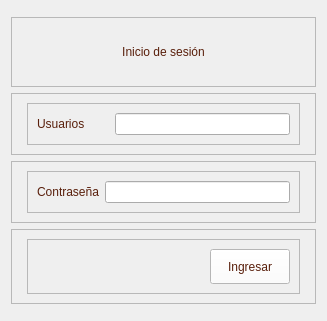
         <widget class="QWidget" name="page_inicio_sesion">
          <layout class="QVBoxLayout" name="verticalLayout_14">
           <item>
            <widget class="QFrame" name="frame_3">
             <property name="frameShape">
              <enum>QFrame::StyledPanel</enum>
             </property>
             <property name="frameShadow">
              <enum>QFrame::Raised</enum>
             </property>
            </widget>
           </item>
           <item>
            <widget class="QFrame" name="frame_4">
             <property name="frameShape">
              <enum>QFrame::StyledPanel</enum>
             </property>
             <property name="frameShadow">
              <enum>QFrame::Raised</enum>
             </property>
             <layout class="QVBoxLayout" name="verticalLayout_28">
              <item>
               <widget class="QLabel" name="label_58">
                <property name="minimumSize">
                 <size>
                  <width>0</width>
                  <height>50</height>
                 </size>
                </property>
                <property name="maximumSize">
                 <size>
                  <width>16777215</width>
                  <height>50</height>
                 </size>
                </property>
                <property name="styleSheet">
                 <string notr="true">color: rgb(89, 31, 11);
font: 75 12pt &quot;Open Sans Semibold&quot;</string>
                </property>
                <property name="text">
                 <string>Inicio de sesión</string>
                </property>
                <property name="alignment">
                 <set>Qt::AlignCenter</set>
                </property>
               </widget>
              </item>
             </layout>
            </widget>
           </item>
           <item>
            <widget class="QFrame" name="frame_5">
             <property name="frameShape">
              <enum>QFrame::StyledPanel</enum>
             </property>
             <property name="frameShadow">
              <enum>QFrame::Raised</enum>
             </property>
             <layout class="QHBoxLayout" name="horizontalLayout_3">
              <item>
               <widget class="QFrame" name="frame_15">
                <property name="frameShape">
                 <enum>QFrame::StyledPanel</enum>
                </property>
                <property name="frameShadow">
                 <enum>QFrame::Raised</enum>
                </property>
               </widget>
              </item>
              <item>
               <widget class="QFrame" name="frame_16">
                <property name="minimumSize">
                 <size>
                  <width>100</width>
                  <height>0</height>
                 </size>
                </property>
                <property name="maximumSize">
                 <size>
                  <width>300</width>
                  <height>16777215</height>
                 </size>
                </property>
                <property name="frameShape">
                 <enum>QFrame::StyledPanel</enum>
                </property>
                <property name="frameShadow">
                 <enum>QFrame::Raised</enum>
                </property>
                <layout class="QHBoxLayout" name="horizontalLayout_4">
                 <item>
                  <widget class="QLabel" name="label_4">
                   <property name="styleSheet">
                    <string notr="true">color: rgb(89, 31, 11);
font: 75 10pt &quot;Open Sans Semibold&quot;</string>
                   </property>
                   <property name="text">
                    <string>Usuarios</string>
                   </property>
                  </widget>
                 </item>
                 <item>
                  <widget class="QLineEdit" name="lineEdit_usuarios">
                   <property name="minimumSize">
                    <size>
                     <width>50</width>
                     <height>0</height>
                    </size>
                   </property>
                   <property name="maximumSize">
                    <size>
                     <width>175</width>
                     <height>16777215</height>
                    </size>
                   </property>
                   <property name="styleSheet">
                    <string notr="true">color: rgb(89, 31, 11);
font: 75 10pt &quot;Open Sans Semibold&quot;</string>
                   </property>
                   <property name="alignment">
                    <set>Qt::AlignCenter</set>
                   </property>
                  </widget>
                 </item>
                </layout>
               </widget>
              </item>
              <item>
               <widget class="QFrame" name="frame_17">
                <property name="frameShape">
                 <enum>QFrame::StyledPanel</enum>
                </property>
                <property name="frameShadow">
                 <enum>QFrame::Raised</enum>
                </property>
               </widget>
              </item>
             </layout>
            </widget>
           </item>
           <item>
            <widget class="QFrame" name="frame_6">
             <property name="frameShape">
              <enum>QFrame::StyledPanel</enum>
             </property>
             <property name="frameShadow">
              <enum>QFrame::Raised</enum>
             </property>
             <layout class="QHBoxLayout" name="horizontalLayout_5">
              <item>
               <widget class="QFrame" name="frame_75">
                <property name="frameShape">
                 <enum>QFrame::StyledPanel</enum>
                </property>
                <property name="frameShadow">
                 <enum>QFrame::Raised</enum>
                </property>
               </widget>
              </item>
              <item>
               <widget class="QFrame" name="frame_76">
                <property name="minimumSize">
                 <size>
                  <width>100</width>
                  <height>0</height>
                 </size>
                </property>
                <property name="maximumSize">
                 <size>
                  <width>300</width>
                  <height>16777215</height>
                 </size>
                </property>
                <property name="frameShape">
                 <enum>QFrame::StyledPanel</enum>
                </property>
                <property name="frameShadow">
                 <enum>QFrame::Raised</enum>
                </property>
                <layout class="QHBoxLayout" name="horizontalLayout_10">
                 <item>
                  <widget class="QLabel" name="label_3">
                   <property name="styleSheet">
                    <string notr="true">color: rgb(89, 31, 11);
font: 75 10pt &quot;Open Sans Semibold&quot;</string>
                   </property>
                   <property name="text">
                    <string>Contraseña</string>
                   </property>
                  </widget>
                 </item>
                 <item>
                  <widget class="QLineEdit" name="lineEdit_contrasena">
                   <property name="styleSheet">
                    <string notr="true">color: rgb(89, 31, 11);
font: 75 10pt &quot;Open Sans Semibold&quot;</string>
                   </property>
                   <property name="alignment">
                    <set>Qt::AlignCenter</set>
                   </property>
                  </widget>
                 </item>
                </layout>
               </widget>
              </item>
              <item>
               <widget class="QFrame" name="frame_77">
                <property name="frameShape">
                 <enum>QFrame::StyledPanel</enum>
                </property>
                <property name="frameShadow">
                 <enum>QFrame::Raised</enum>
                </property>
               </widget>
              </item>
             </layout>
            </widget>
           </item>
           <item>
            <widget class="QFrame" name="frame_7">
             <property name="frameShape">
              <enum>QFrame::StyledPanel</enum>
             </property>
             <property name="frameShadow">
              <enum>QFrame::Raised</enum>
             </property>
             <layout class="QHBoxLayout" name="horizontalLayout_6">
              <item>
               <widget class="QFrame" name="frame_78">
                <property name="frameShape">
                 <enum>QFrame::StyledPanel</enum>
                </property>
                <property name="frameShadow">
                 <enum>QFrame::Raised</enum>
                </property>
               </widget>
              </item>
              <item>
               <widget class="QFrame" name="frame_80">
                <property name="maximumSize">
                 <size>
                  <width>300</width>
                  <height>16777215</height>
                 </size>
                </property>
                <property name="frameShape">
                 <enum>QFrame::StyledPanel</enum>
                </property>
                <property name="frameShadow">
                 <enum>QFrame::Raised</enum>
                </property>
                <layout class="QHBoxLayout" name="horizontalLayout_9">
                 <item>
                  <spacer name="horizontalSpacer_10">
                   <property name="orientation">
                    <enum>Qt::Horizontal</enum>
                   </property>
                   <property name="sizeHint" stdset="0">
                    <size>
                     <width>173</width>
                     <height>20</height>
                    </size>
                   </property>
                  </spacer>
                 </item>
                 <item>
                  <widget class="QPushButton" name="btn_iniciar_sesion">
                   <property name="minimumSize">
                    <size>
                     <width>0</width>
                     <height>35</height>
                    </size>
                   </property>
                   <property name="styleSheet">
                    <string notr="true">QFrame{
background-color: rgb(51, 157, 255);
}

QPushButton{
color: rgb(89, 31, 11);
background-color: rgb(255, 255, 255);
font: 75 9pt &quot;Open Sans Semibold&quot;
}

QPushButton:hover{
color: rgb(255, 255, 255);
background-color: rgb(209, 172, 127);
font: 75 9pt  &quot;Open Sans Semibold&quot;
}
</string>
                   </property>
                   <property name="text">
                    <string>Ingresar</string>
                   </property>
                  </widget>
                 </item>
                </layout>
               </widget>
              </item>
              <item>
               <widget class="QFrame" name="frame_79">
                <property name="frameShape">
                 <enum>QFrame::StyledPanel</enum>
                </property>
                <property name="frameShadow">
                 <enum>QFrame::Raised</enum>
                </property>
               </widget>
              </item>
             </layout>
            </widget>
           </item>
           <item>
            <widget class="QFrame" name="frame_8">
             <property name="frameShape">
              <enum>QFrame::StyledPanel</enum>
             </property>
             <property name="frameShadow">
              <enum>QFrame::Raised</enum>
             </property>
            </widget>
           </item>
          </layout>
         </widget>
